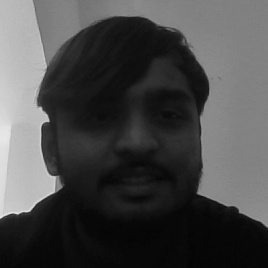
#> input picture FacialRecognition/dataSet/face-0.1.jpg, 268 x 268 px, found by its file name; its folder holds 4 pictures in this run
$ python trainer.py
#> lines starting #> are read from the running program, lines starting #| are printed output that depends on the picture
import cv2,os
import numpy as np
from PIL import Image

cascade = cv2.CascadeClassifier('cascades/data/haarcascade_frontalface_alt2.xml')
path = os.path.dirname(os.path.abspath(__file__))
recognizer = cv2.face.LBPHFaceRecognizer_create()
cascadePath = path+r"\Classifiers\face.xml"
faceCascade = cv2.CascadeClassifier(cascadePath);
dataPath = path+r'\dataSet'

def get_images_and_labels(datapath):
#> called with datapath = 'FacialRecognition\\dataSet'
     image_paths = [os.path.join(datapath, f) for f in os.listdir(datapath)]
     # images will contains face images
     images = []
     # labels will contains the label that is assigned to the image
     labels = []
     for image_path in image_paths:
         # Read the image and convert to grayscale
         image_pil = Image.open(image_path).convert('L')
#> image_pil is the input picture: PIL image 268x268 L; min 3, max 236, mean 73.3
         # Convert the image format into numpy array
         image = np.array(image_pil, 'uint8')
         # Get the label of the image
         nbr = int(os.path.split(image_path)[1].split(".")[0].replace("face-", ""))
         print(nbr)
         # Detect the face in the image
         faces = faceCascade.detectMultiScale(image)
#> faces = [[53, 53, 163, 163]]
         # If face is detected, append the face to images and the label to labels
         for (x, y, w, h) in faces:
             images.append(image[y: y + h, x: x + w])
             labels.append(nbr)
             cv2.imshow("Adding faces to traning set...", image[y: y + h, x: x + w])
             cv2.waitKey(10)
#> this loop made 1 pass
#> pass 1, in get_images_and_labels, `cv2.imshow("Adding faces to traning set...", image[y: y + h, x: x + w])`:
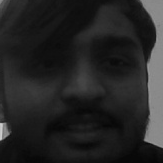
#> window 'Adding faces to traning set...': shape (163, 163); min 7, max 205, mean 37
#> after the loop, images = 1 item; labels = [0]
#> pass 2 of the loop in get_images_and_labels, `for image_path in image_paths:`:
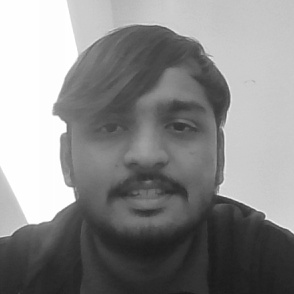
#> input picture FacialRecognition/dataSet/face-0.10.jpg, 294 x 294 px, found by its file name
#> in get_images_and_labels, image_pil is the input picture: PIL image 294x294 L; min 26, max 255, mean 138.2
#> faces = [[56, 56, 184, 184]]
#> the loop in get_images_and_labels, `for (x, y, w, h) in faces:` made 1 pass
#> pass 1, in get_images_and_labels, `cv2.imshow("Adding faces to traning set...", image[y: y + h, x: x + w])`:
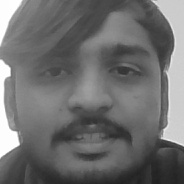
#> window 'Adding faces to traning set...': shape (184, 184); min 32, max 255, mean 110.2
#> after the loop in get_images_and_labels, `for (x, y, w, h) in faces:`: images = 2 items; labels = [0, 0]
#> pass 3 of the loop in get_images_and_labels, `for image_path in image_paths:`:
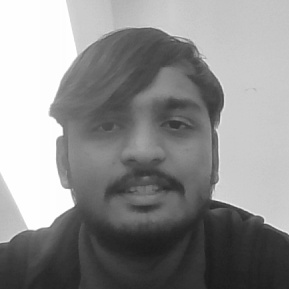
#> input picture FacialRecognition/dataSet/face-0.11.jpg, 289 x 289 px, found by its file name
#> in get_images_and_labels, image_pil is the input picture: PIL image 289x289 L; min 27, max 255, mean 142.2
#> faces = [[56, 54, 179, 179]]
#> the loop in get_images_and_labels, `for (x, y, w, h) in faces:` made 1 pass
#> pass 1, in get_images_and_labels, `cv2.imshow("Adding faces to traning set...", image[y: y + h, x: x + w])`:
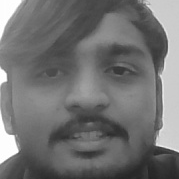
#> window 'Adding faces to traning set...': shape (179, 179); min 35, max 255, mean 113.9
#> after the loop in get_images_and_labels, `for (x, y, w, h) in faces:`: images = 3 items; labels = [0, 0, 0]
#> the loop made 4 passes; the first 3 are shown
     # return the images list and labels list
     return images, labels


images, labels = get_images_and_labels(dataPath)
cv2.imshow('test',images[0])
cv2.waitKey(1)

recognizer.train(images, np.array(labels))
recognizer.save(path+r'\trainer\trainer.yml')
cv2.destroyAllWindows()
